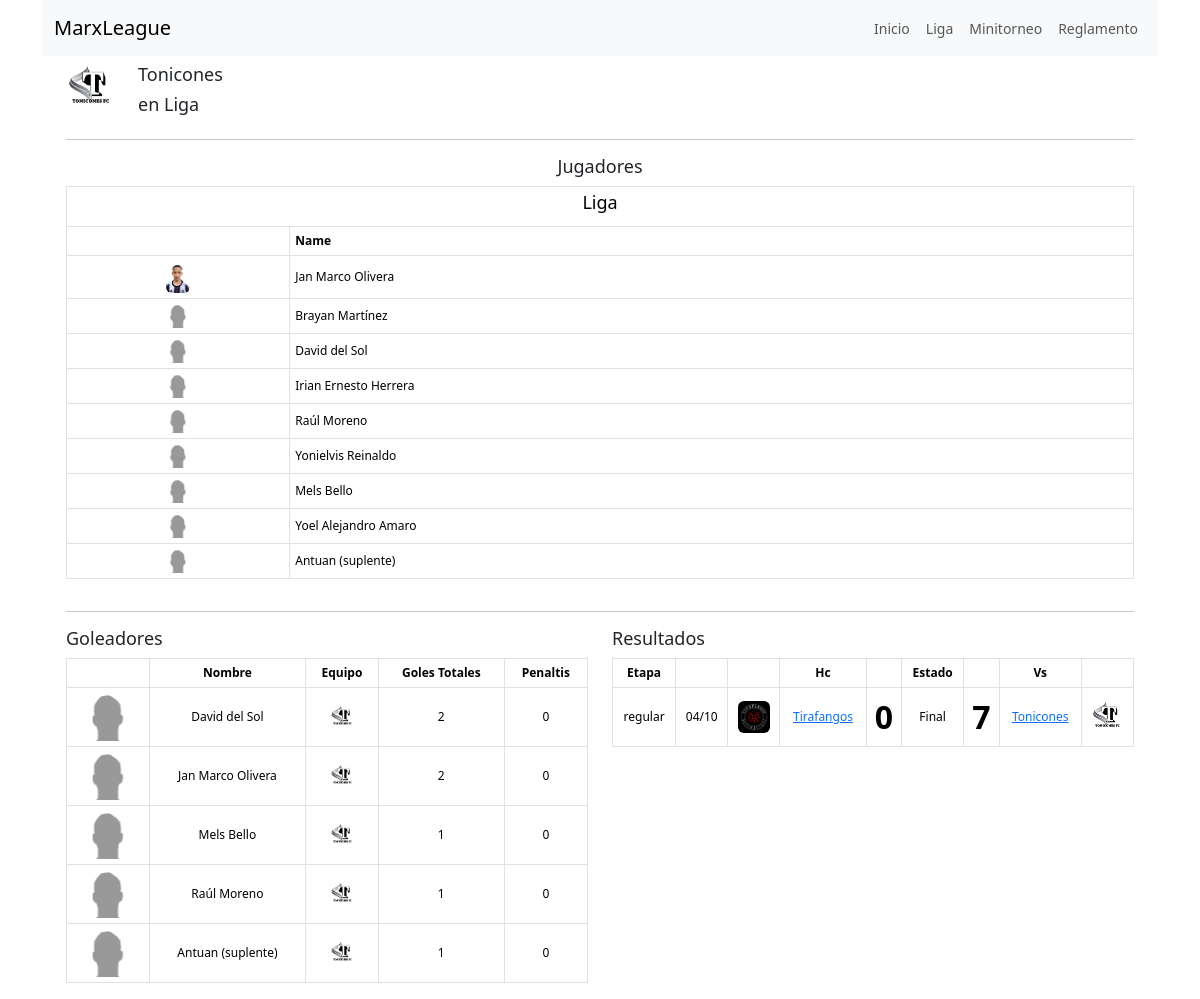
The app's page /team-details/liga/tonicones with its own data.
### futbol/models/team.py (models this page shows)
class Team(models.Model):
    name = models.CharField(max_length=100, unique=True, null=True, blank=True)
    slug = models.SlugField(max_length=100, unique=True, blank=True, null=True)
    grade = models.CharField(max_length=50, null=True, blank=True)
    abbrev = models.CharField(max_length=3, null=True, blank=True)
    imagen = models.CharField(max_length=3, null=True, blank=True)
    def __str__(self):
        return self.name

### futbol/models/league.py (models this page shows, shortened)
class League(models.Model):
    name = models.CharField(max_length=100, unique=True, default="Nombre")
    slug = models.SlugField(max_length=100, unique=True, blank=True, null=True)
    teams = models.ManyToManyField('Team', related_name='leagues')

### futbol/models/player_league_team.py (models this page shows, shortened)
class PlayerLeagueTeam(models.Model):
    player = models.ForeignKey(Player, on_delete=models.CASCADE)
    league = models.ForeignKey(League, on_delete=models.CASCADE)
    team = models.ForeignKey(Team, on_delete=models.CASCADE)

### futbol/models/player.py (models this page shows, shortened)
class Player(models.Model):
    name = models.CharField(max_length=100, unique=True, default="Nombre")
    grade = models.CharField(max_length=50, null=True, blank=True)
    imagen = models.CharField(max_length=100, null=True, blank=True)
    alias = models.CharField(max_length=50, null=True, blank=True)

### futbol/models/schedule.py (models this page shows, shortened)
class Schedule(models.Model):
    STATUS_CHOICES = [
        ("completed", "Completed"),
        ("scheduled", "Scheduled"),
        ("raining", "Raining"),
        ("playing", "Playing"),
        ("pending", "Pending"),
    ]
    STAGES_CHOICES = [
        ("regular", "Regular"),
        ("octavos", "Octavos"),
        ("cuartos", "Cuartos"),
        ("semifinal", "SemiFinal"),
        ("final", "Final"),
    ]
    league = models.ForeignKey(League, on_delete=models.SET_NULL, null=True)
    vs = models.ForeignKey(
        Team,
        on_delete=models.SET_NULL,
        related_name="vs_schedule",
        null=True,
        blank=True,
    )
    hc = models.ForeignKey(
        Team,
        on_delete=models.SET_NULL,
        related_name="hc_schedule",
        null=True,
        blank=True,
    )
    date = models.DateField(null=True, blank=True)
    vs_goals = models.IntegerField(null=True, blank=True)
    hc_goals = models.IntegerField(null=True, blank=True)
    vs_definition_penalties = models.IntegerField(null=True, blank=True)
    hc_definition_penalties = models.IntegerField(null=True, blank=True)
    vs_points = models.IntegerField(null=True, blank=True)
    hc_points = models.IntegerField(null=True, blank=True)
    mvp = models.ForeignKey(Player, on_delete=models.SET_NULL, null=True, blank=True)
    status = models.CharField(
        max_length=20, choices=STATUS_CHOICES, default="scheduled"
    )
    stages = models.CharField(max_length=20, choices=STAGES_CHOICES, default="regular")

### futbol/views/pages/team_details_page.py (the view)
# urls.py: path("team-details/<slug:league_slug>/<slug:team_slug>", TeamDetailsPageView.as_view(), name="team_details_page")
class TeamDetailsPageView(TemplateView):
    template_name = "pages/team_details_page.html"
    def get_context_data(self, **kwargs):
        context = super().get_context_data(**kwargs)
        leagues = League.objects.all()
        team = Team.objects.get(slug=kwargs.get("team_slug"))
        league = League.objects.get(slug=kwargs.get("league_slug"))
        players_leagues_teams = PlayerLeagueTeam.objects.filter(
            team=team, league=league
        )
        schedules_view = ScheduleView(**kwargs)
        schedules_context = schedules_view.get_context_data(
            request=self.request,
            league_slug=self.kwargs.get("league_slug"),
            team_slug=self.kwargs.get("team_slug"),
        )
        context["schedules"] = render_to_string(
            schedules_view.template_name, schedules_context
        )
        stats_goals_view = StatsGoalsView(**kwargs)
        stats_goals_context = stats_goals_view.get_context_data(
            request=self.request,
            league_slug=self.kwargs.get("league_slug"),
            team_slug=self.kwargs.get("team_slug"),
        )
        stats_goals_view = render_to_string(
            stats_goals_view.template_name, stats_goals_context
        )
        context["stats_goals_view"] = stats_goals_view
        context["team"] = team
        context["players_leagues_teams"] = players_leagues_teams
        context["league"] = league
        context["leagues"] = leagues
        return context

### futbol/templates/views/schedule_view.html (shortened to what this page needs)
{% load static %}
<table class="table table-bordered table-condensed">
  <thead>
    <tr>
      <th class="text-center">Etapa</th>
      <th class="text-center"></th>
      <th class="text-center"></th>
      <th class="text-center">Hc</th>
      <th class="text-center"></th>
      <th class="text-center">Estado</th>
      <th class="text-center"></th>
      <th class="text-center">Vs</th>
      <th class="text-center"></th>
    </tr>
  </thead>
  <tbody>
    {% for schedule in schedules %}
      <tr>
        <td class="text-center align-middle">{{ schedule.stages }}</td>
        <td class="text-center align-middle">{{ schedule.date|date:'d/m' }}</td>
        <td class="text-center align-middle">
          <img style="height: 32; width: 32px" src="{% static 'futbol/images/logos/' %}{{ schedule.hc.imagen|default:'na' }}.png" class="rounded" alt="Logo" />
        </td>
        <td class="text-center align-middle">
          <a href="{% url 'team_details_page'  league.slug schedule.hc.slug %}">{{ schedule.hc }}</a>
        </td>
        <td class="text-center align-middle">
          {% if schedule.status == 'completed' or schedule.status == 'playing' %}
            <span class="fw-bold fs-2">{{ schedule.hc_goals }}</span>
          {% endif %}
        </td>
        <td class="text-center align-middle">
          {% if schedule.status == 'completed' %}
            Final
          {% elif schedule.status == 'scheduled' %}
          {% elif schedule.status == 'playing' %}
            En Juego
          {% elif schedule.status == 'pending' %}
            Pendiente
          {% elif schedule.status == 'raining' %}
            Lloviendo
          {% endif %}
        </td>
        <td class="text-center align-middle">
          {% if schedule.status == 'completed' or schedule.status == 'playing' %}
            <span class="fw-bold fs-2">{{ schedule.vs_goals }}</span>
          {% endif %}
        </td>
        <td class="text-center align-middle">
          <a href="{% url 'team_details_page' league.slug  schedule.vs.slug  %}">{{ schedule.vs }}</a>
        </td>
        <td class="text-center align-middle">
          <img style="height: 32; width: 32px" src="{% static 'futbol/images/logos/' %}{{ schedule.vs.imagen|default:'na' }}.png" class="rounded" alt="Logo" />
        </td>
      </tr>
    {% endfor %}
  </tbody>
</table>

### futbol/templates/views/stats_goals_view.html (shortened to what this page needs)
{% load static %}
<table class="table table-bordered table-condensed">
  <thead>
    <tr>
      <th class="text-center"></th>
      <th class="text-center">Nombre</th>
      <th class="text-center">Equipo</th>
      <th class="text-center">Goles Totales</th>
      <th class="text-center">Penaltis</th>
    </tr>
  </thead>
  <tbody>
    {% for goal in goals %}
      <tr>
        <td class="text-center">
          <img style="height: 48; width: 48px" src="{% static 'futbol/images/players/' %}{{ goal.player__imagen|default:'na' }}.png" class="rounded" alt="Logo" /> <br />
        </td>
        <td class="text-center align-middle">{{ goal.player__name }}</td>
        <td class="text-center align-middle">
          <img style="height: 24; width: 24px" src="{% static 'futbol/images/logos/' %}{{ goal.player__playerleagueteam__team__imagen|default:'na' }}.png" class="rounded" alt="Logo" />
        </td>
        <td class="text-center align-middle">{{ goal.goals }}</td>
        <td class="text-center align-middle">{{ goal.penalties }}</td>
      </tr>
    {% endfor %}
  </tbody>
</table>

### futbol/templates/pages/team_details_page.html (shortened to what this page needs)
{% extends './base.html' %}
{% load static %}
{% block content %}
  <div class="container">
    <div class="row">
      <div class="col-auto">
        <img style="height: 48; width: 48px" src="{% static 'futbol/images/logos/' %}{{ team.imagen|default:'na' }}.png" class="rounded" alt="Logo" />
      </div>
      <div class="col">
        <h1>{{ team.name }}</h1>
        <h1>en {{ league.name }}</h1>
      </div>
    </div>
    <hr />
    <h5 class="text-center">Jugadores</h5>
    <div class="row">
        <div class="col-md">
          <table class="table table-bordered">
            <thead>
              <tr>
                <th class="text-center align-middle"  colspan="2"><h2>{{ league.name }}</h2></th>
              </tr>
              <tr>
                <th scope="col"></th>
                <th scope="col">Name</th>
              </tr>
            </thead>
            <tbody>
              {% for player_league_team in players_leagues_teams %}
                  <tr>
                    <td class="text-center align-middle">
                      <img style="height: 24; width: 24px" src="{% static 'futbol/images/players/' %}{{ player_league_team.player.imagen|default:'na' }}.png" class="rounded" alt="Logo" />
                    </td>
                    <td class="align-middle">{{ player_league_team.player.name }}</td>
                  </tr>
              {% endfor %}
            </tbody>
          </table>
        </div>
    </div>
    <hr />
    <div class="row mt-2">
      <div class="col-md">
        <div class="d-flex justify-content-between">
          <h3 class="mr-auto">Goleadores</h3>
        </div>
        {{ stats_goals_view }}
      </div>
      <div class="col-md">
        <div class="d-flex justify-content-between">
          <h3 class="mr-auto">Resultados</h3>
        </div>
        {{ schedules }}
      </div>
    </div>
  </div>
{% endblock %}

### static/css/style.css (style rules this page uses)
body { font-size: 14px; }
h1, h2, h3, h4, h5, h6 { font-size: 18px; color: var(--primary-color); }
.table { font-size: 12px; border-spacing: 0; border-collapse: collapse; }
.table th, .table td { padding: 5px; }

### records on screen
Team: name "Tonicones"
League: name "Liga"
PlayerLeagueTeam: player.imagen (picture), player.name "Jan Marco Olivera"
PlayerLeagueTeam: player.name "Brayan Martínez"
PlayerLeagueTeam: player.name "David del Sol"
PlayerLeagueTeam: player.name "Irian Ernesto Herrera"
PlayerLeagueTeam: player.name "Raúl Moreno"
PlayerLeagueTeam: player.name "Yonielvis Reinaldo"
PlayerLeagueTeam: player.name "Mels Bello"
PlayerLeagueTeam: player.name "Yoel Alejandro Amaro"
PlayerLeagueTeam: player.name "Antuan (suplente)"
Player: player__name "David del Sol", goals "2", penalties "0"
Player: player__name "Jan Marco Olivera", goals "2", penalties "0"
Player: player__name "Mels Bello", goals "1", penalties "0"
Player: player__name "Raúl Moreno", goals "1", penalties "0"
Player: player__name "Antuan (suplente)", goals "1", penalties "0"
Schedule: stages "regular", date "04/10", hc "Tirafangos", hc_goals "0", status "Final", vs_goals "7", vs "Tonicones"
